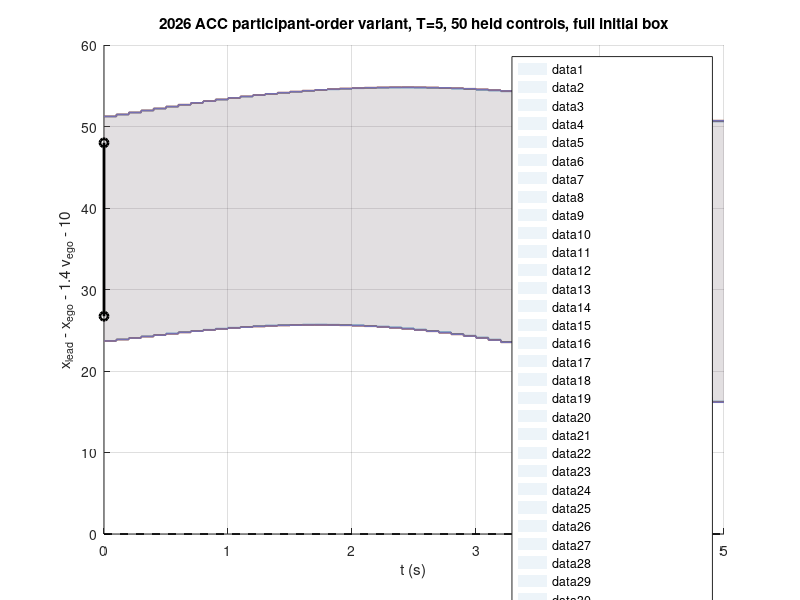

Source code (MATLAB):
% Saved ARCH-COMP26 interval visualization. No numerical solver is run.
% Source paths and qualification are recorded in the adjacent .render.json.
figure('Color','w'); hold on; grid on;
t = [0 0.10000000000000001 0.20000000000000001 0.30000000000000004 0.40000000000000002 0.5 0.60000000000000009 0.70000000000000007 0.80000000000000004 0.90000000000000002 1 1.1000000000000001 1.2000000000000002 1.3 1.4000000000000001 1.5 1.6000000000000001 1.7000000000000002 1.8 1.9000000000000001 2 2.1000000000000001 2.2000000000000002 2.3000000000000003 2.4000000000000004 2.5 2.6000000000000001 2.7000000000000002 2.8000000000000003 2.9000000000000004 3 3.1000000000000001 3.2000000000000002 3.3000000000000003 3.4000000000000004 3.5 3.6000000000000001 3.7000000000000002 3.8000000000000003 3.9000000000000004 4 4.1000000000000005 4.2000000000000002 4.2999999999999998 4.4000000000000004 4.5 4.6000000000000005 4.7000000000000002 4.8000000000000007 4.9000000000000004 5];
lo1 = [23.699133297803613 23.880870763949854 24.065676622603728 24.249788393878816 24.430115812812492 24.604117260212913 24.769699481763464 24.925136252630114 25.069000371369903 25.200040625964689 25.317331063272555 25.420055503514153 25.507533289874047 25.579195271601293 25.634564258792441 25.67323914188254 25.694881765818636 25.699204838684974 25.685965674846546 25.654959035065644 25.6060117457932 25.538978413615961 25.45373692047076 25.350185319253999 25.22823894210655 25.087827346244037 24.928890573896258 24.751382588423539 24.555275501854929 24.340558627620283 24.107237747565037 23.855334466376572 23.584885791679614 23.295943737689175 22.988575000898248 22.662860598924979 22.318895899430526 21.956790278582961 21.576666967420703 21.178662887323419 20.762928487687109 20.329627597942043 19.878937291277975 19.411047749646357 18.926162122516217 18.424496094214657 17.906277502830111 17.371745105206021 16.821149521555853 16.254753759211283];
hi1 = [51.228999138166472 51.46886908668133 51.712725992481126 51.957035706466527 52.198912325558027 52.436002920347974 52.666392082241678 52.888523212576771 53.101135589408216 53.303280526823372 53.494084414512677 53.672892683135132 53.839185482646428 53.992553849286708 54.132680119437524 54.259321828813384 54.372309758104684 54.471573198442115 54.55701693368561 54.628581587284117 54.686238119236933 54.729982398554959 54.759836549751597 54.775845013221975 54.778066121713024 54.766573632708592 54.741455240582006 54.702803047500261 54.650712833879908 54.585282793456471 54.50661252475922 54.414802232862499 54.30995197123157 54.192161041415638 54.061528167270318 53.918153855124345 53.762127941316201 53.593542215270105 53.412485909173469 53.21904531436622 53.013303587586599 52.795340523095582 52.565232140397804 52.323050516872129 52.06886401368839 51.80273749091922 51.524732964027415 51.234909808240111 50.933322772585413 50.620021872374032];
c1 = [0.12156862745098039 0.46666666666666667 0.70588235294117652];
for k = 1:50
  patch([t(k) t(k+1) t(k+1) t(k)], [lo1(k) lo1(k) hi1(k) hi1(k)], c1, 'FaceAlpha', 0.08, 'EdgeColor', 'none');
end
stairs(t, [lo1 lo1(end)], 'Color', c1, 'LineWidth', 1.1, 'DisplayName', 'Native corrected VAR lower');
stairs(t, [hi1 hi1(end)], 'Color', c1, 'LineWidth', 1.1, 'HandleVisibility', 'off');
lo2 = [23.685734971905276 23.860899374906335 24.040416426167443 24.220273215424591 24.397174537696973 24.568410790758762 24.731751293631678 24.885357629034026 25.027711289891791 25.157486735360553 25.273697879355446 25.375480036679136 25.462113646098363 25.532998547202784 25.587633050494563 25.625596930227989 25.646525970356734 25.650063459486226 25.635968735407598 25.604040038854897 25.554108003258516 25.486031295612413 25.399688699703702 25.294977742443113 25.17181694006532 25.030138010942856 24.869883945478517 24.691016823117202 24.49351623400576 24.277378493118103 24.042615963291951 23.789256451095127 23.517342821215976 23.226932633170925 22.918096966823789 22.590917771463836 22.245499530674209 21.88195602686314 21.500414374919544 21.101015045503427 20.683911690621702 20.249271020208905 19.797272921134567 19.328110341988442 18.841988796616349 18.339126184692201 17.819752223199554 17.284107866743252 16.732446705687678 16.165034707564207];
hi2 = [51.239133417136003 51.479692590254722 51.724384748770582 51.969644487605628 52.212561221733068 52.450762834325381 52.682319232714612 52.905662801968155 53.119524748228322 53.322950768736298 53.515063546296155 53.695206336660078 53.862858319309673 54.017610496804593 54.15914589198384 54.287223257690663 54.401675315668236 54.502435036999771 54.589408965530509 54.662539576533568 54.72179970983332 54.767187055725671 54.798725488424601 54.816461557963315 54.820455506128859 54.810782929774405 54.787533546329982 54.750801011848807 54.700682111035441 54.637275511521892 54.560680773768958 54.470997584920802 54.368325013720018 54.252760925245653 54.124402360518474 53.983347509539222 53.829683462548118 53.663498940768889 53.484879815375436 53.293908691061745 53.090664722835875 52.875223413640015 52.647656211994985 52.408030362845317 52.156409149526965 51.892852124040694 51.617415898190217 51.330154356929945 51.031116547513548 50.720346591708505];
c2 = [0.85098039215686272 0.37254901960784315 0.0078431372549019607];
for k = 1:50
  patch([t(k) t(k+1) t(k+1) t(k)], [lo2(k) lo2(k) hi2(k) hi2(k)], c2, 'FaceAlpha', 0.08, 'EdgeColor', 'none');
end
stairs(t, [lo2 lo2(end)], 'Color', c2, 'LineWidth', 1.1, 'DisplayName', 'Huan lower');
stairs(t, [hi2 hi2(end)], 'Color', c2, 'LineWidth', 1.1, 'HandleVisibility', 'off');
lo3 = [23.685734971905276 23.860899374906335 24.040416426167443 24.220273215424591 24.397174537696973 24.568410790758762 24.731751293631678 24.885357629034026 25.027711289891791 25.157486735360553 25.273697879355446 25.375480036679136 25.462113646098363 25.532998547202784 25.587633050494563 25.625596930227989 25.646525970356734 25.650063459486226 25.635968735407598 25.604040038854897 25.554108003258516 25.486031295612413 25.399688699703702 25.294977742443113 25.17181694006532 25.030138010942856 24.869883945478517 24.691016823117202 24.49351623400576 24.277378493118103 24.042615963291951 23.789256451095127 23.517342821215976 23.226932633170925 22.918096966823789 22.590917771463836 22.245499530674209 21.88195602686314 21.500414374919544 21.101015045503427 20.683911690621702 20.249271020208905 19.797272921134567 19.328110341988442 18.841988796616349 18.339126184692201 17.819752223199554 17.284107866743252 16.732446705687678 16.165034707564207];
hi3 = [51.239133417136003 51.479692590254722 51.724384748770582 51.969644487605628 52.212561221733068 52.450762834325381 52.682319232714612 52.905662801968155 53.119524748228322 53.322950768736298 53.515063546296155 53.695206336660078 53.862858319309673 54.017610496804593 54.15914589198384 54.287223257690663 54.401675315668236 54.502435036999771 54.589408965530509 54.662539576533568 54.72179970983332 54.767187055725671 54.798725488424601 54.816461557963315 54.820455506128859 54.810782929774405 54.787533546329982 54.750801011848807 54.700682111035441 54.637275511521892 54.560680773768958 54.470997584920802 54.368325013720018 54.252760925245653 54.124402360518474 53.983347509539222 53.829683462548118 53.663498940768889 53.484879815375436 53.293908691061745 53.090664722835875 52.875223413640015 52.647656211994985 52.408030362845317 52.156409149526965 51.892852124040694 51.617415898190217 51.330154356929945 51.031116547513548 50.720346591708505];
c3 = [0.45882352941176469 0.4392156862745098 0.70196078431372544];
for k = 1:50
  patch([t(k) t(k+1) t(k+1) t(k)], [lo3(k) lo3(k) hi3(k) hi3(k)], c3, 'FaceAlpha', 0.08, 'EdgeColor', 'none');
end
stairs(t, [lo3 lo3(end)], 'Color', c3, 'LineWidth', 1.1, 'DisplayName', 'Xiangru lower');
stairs(t, [hi3 hi3(end)], 'Color', c3, 'LineWidth', 1.1, 'HandleVisibility', 'off');
plot([0 5], [0 0], 'k--', 'LineWidth', 1.2, 'DisplayName', 'Safe margin = 0');
ylabel('x_{lead} - x_{ego} - 1.4 v_{ego} - 10');
plot([0 0], [26.719999999999999 48], 'ko-', 'LineWidth', 2, 'DisplayName', 'Initial interval');
xlabel('t (s)');
legend('Location', 'best');
xlim([0 t(end)]);
title('2026 ACC participant-order variant, T=5, 50 held controls, full initial box');
hold off;
